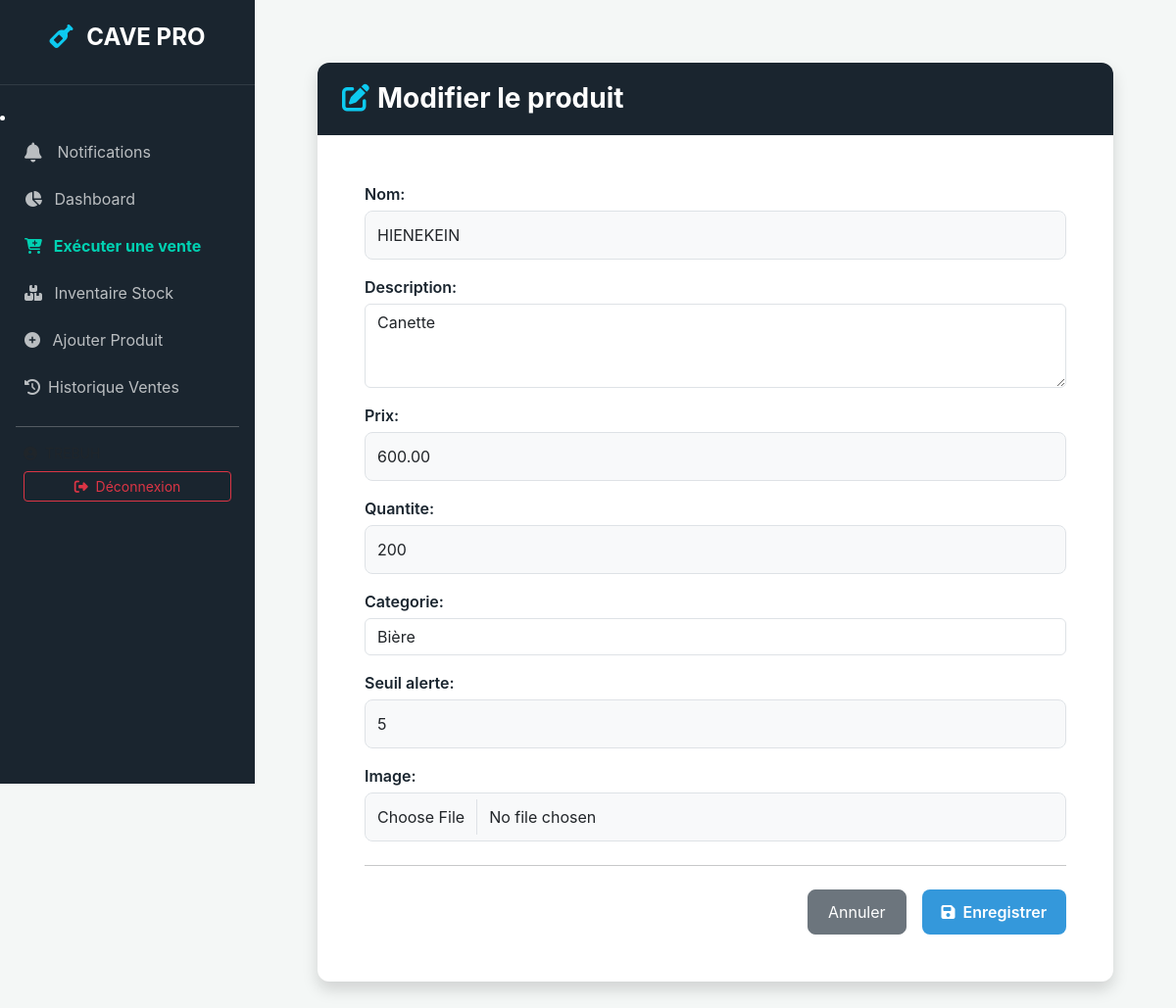
The app's page /produits/modifier/8/ (signed in), older data.
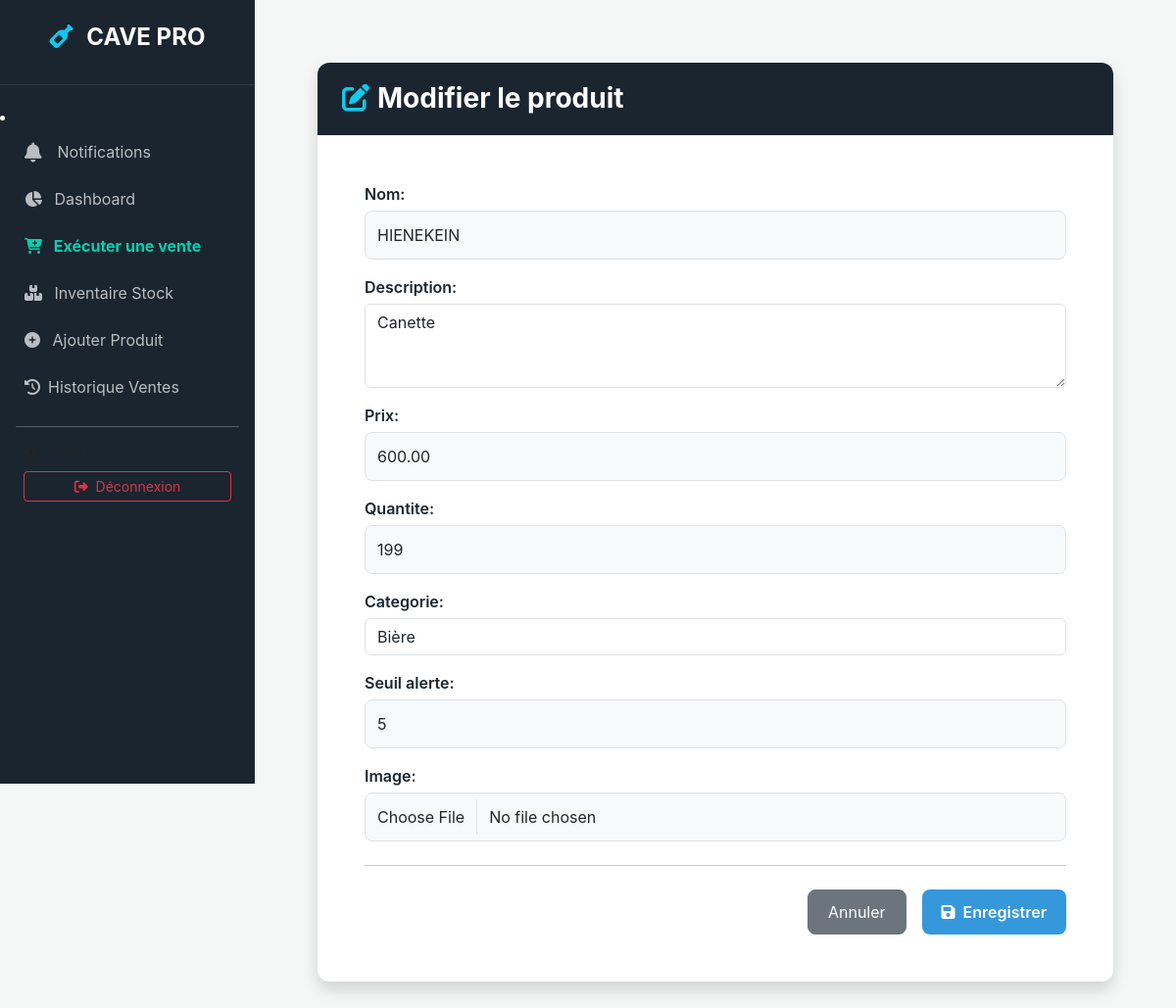
The same page, newer data.
### gestion/models.py (models this page shows, shortened)
class Produit(models.Model):
    nom = models.CharField(max_length=100)
    description = models.TextField(blank=True)
    prix = models.DecimalField(max_digits=10, decimal_places=2)
    quantite = models.IntegerField(default=0)
    categorie = models.ForeignKey(Categorie, on_delete=models.SET_NULL, null=True, blank=True)
    date_ajout = models.DateTimeField(auto_now_add=True)
    date_modification = models.DateTimeField(auto_now=True)
    seuil_alerte = models.IntegerField(default=5)
    image = models.ImageField(upload_to='produits/', blank=True, null=True)

class Categorie(models.Model):
    nom = models.CharField(max_length=100, unique=True)
    description = models.TextField(blank=True)
    date_creation = models.DateTimeField(auto_now_add=True)
    def __str__(self): return self.nom

### gestion/views.py (the view, shortened to what this page needs)
# urls.py: path('produits/modifier/<int:pk>/', views.modifier_produit, name='modifier_produit'),
@login_required
def modifier_produit(request, pk):
    p = get_object_or_404(Produit, pk=pk)
    old_q = p.quantite
    return render(request, 'gestion/modifier_produit.html', {'form': ProduitForm(instance=p), 'produit': p})

### gestion/context_processors.py (called while the page is built)
def notifications_count(request):
    if request.user.is_authenticated:
        count = Notification.objects.filter(lu=False).count()
    else:
        count = 0
    return {'notif_count': count}

### templates/gestion/modifier_produit.html (shortened to what this page needs)
{% extends 'base.html' %}
{% block content %}
<div class="container-fluid px-4 mt-4">
    <div class="card shadow" style="border: none; border-radius: 12px; overflow: hidden;">
        <div class="card-header text-white" style="background: #1a252f; padding: 20px 25px; border: none;">
            <h3 class="mb-0 fw-bold"><i class="fas fa-edit me-2 text-info"></i>Modifier le produit</h3>
        </div>
        <div class="card-body p-5">
            <form method="post" enctype="multipart/form-data">
                <div class="mb-4">
                    {{ form.as_p }}
                </div>
                <hr class="mb-4 opacity-10">
                <div class="d-flex justify-content-end">
                    <a href="{% url 'liste_produits' %}" class="btn btn-secondary me-3" style="border-radius: 8px; padding: 10px 20px;">
                        Annuler
                    </a>
                    <button type="submit" class="btn btn-primary" style="background: #3498db; border: none; border-radius: 8px; padding: 10px 20px; font-weight: 600;">
                        <i class="fas fa-save me-1"></i> Enregistrer
                    </button>
                </div>
            </form>
        </div>
    </div>
</div>
{% endblock %}

Row changes from the older to the newer data that the page shows:
changed Produit "Canette": quantite "200" → "199"
